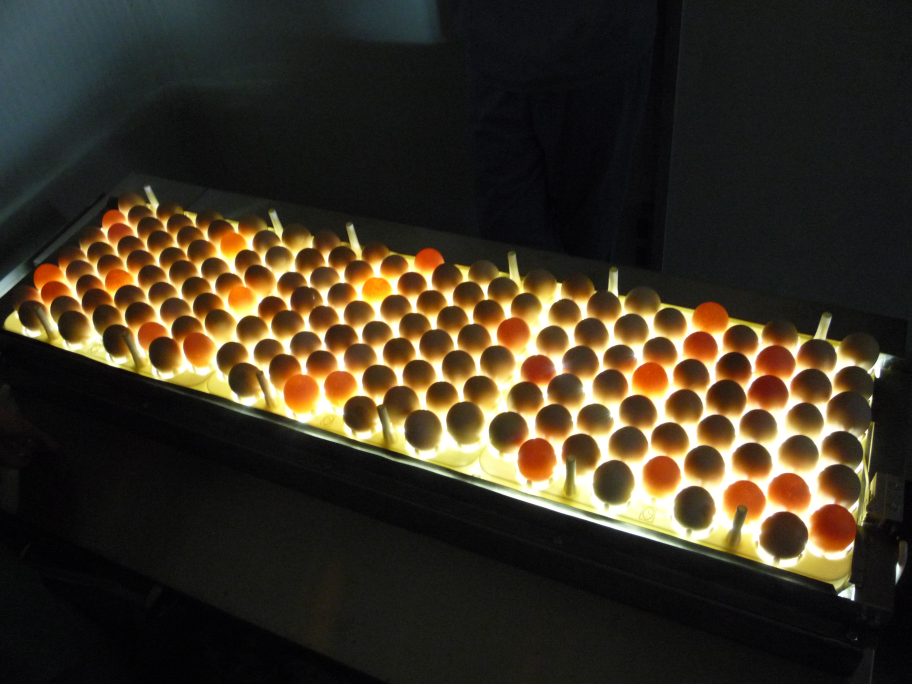
#> input picture cracked-egg-detection-master/images/17.jpg, 3648 x 2736 px, given in place of the camera (shown at 1/4 size)
$ jupyter execute --allow-errors cracked-egg-detection.ipynb   (text cells are left out)
#> lines starting #> are read from the running program, lines starting #| are printed output that depends on the picture; after the words box and inside, x2 and y2 are one past the last pixel; in counts of white or black regions, pixels touching at a corner belong together
[cell 1]
import cv2
import numpy as np
import matplotlib.pyplot as plt

[cell 2]
camera = cv2.VideoCapture(0)
if not camera.isOpened():
    print("Error: Could not open camera.")
    exit()
ret, frame = camera.read()
#> frame is the input picture: shape (2736, 3648, 3); mean B, G, R 35.9, 50.6, 59.2
if not ret:
    print("Error: Could not capture frame.")
    exit()

camera.release()

cv2.imshow("Captured Image", frame)
cv2.waitKey(0)  # Wait until a key is pressed
cv2.destroyAllWindows()  # Close all OpenCV windows

[cell 3]
img_path1 = '../images/eggcandler.jpg'

img = cv2.imread(img_path1)
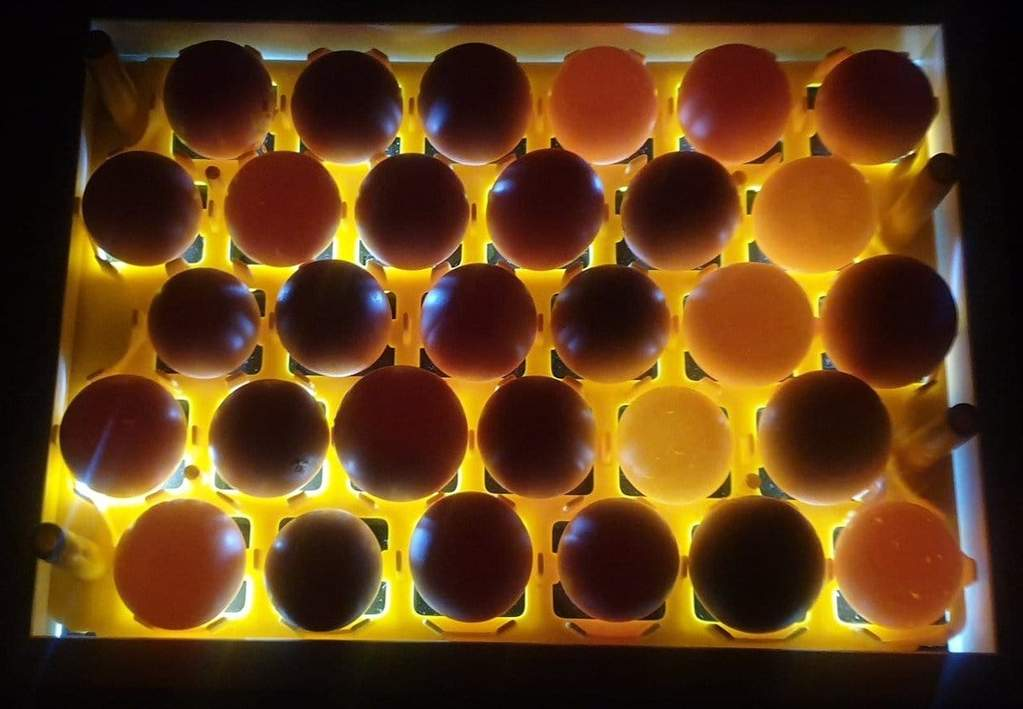
#> input picture cracked-egg-detection-master/images/eggcandler.jpg, 1023 x 709 px
#> img is the input picture: shape (709, 1023, 3); mean B, G, R 24.9, 61.9, 96.8
# img = cv2.resize(frame , (270,270))
plt.imshow(img)

[cell 4]
camera = cv2.VideoCapture(0)
if not camera.isOpened():
    print("Error: Could not open camera.")
    exit()
ret, frame = camera.read()
if not ret:
    print("Error: Could not capture frame.")
    exit()

camera.release()

cv2.imshow("Captured Image", frame)
cv2.waitKey(0)  # Wait until a key is pressed
cv2.destroyAllWindows()  # Close all OpenCV windows

[cell 5]
# plotting 30 eggs function

def plot30(egg_images, title):
    plt.figure(title)
    for index, egg_img in enumerate(egg_images):
        plt.subplot(3, 10 ,index+1)
        plt.xticks([])
        plt.yticks([])
        plt.imshow(egg_img, cmap='gray')
        plt.title('{0}'.format(index+1))

[cell 6]
### SECTION 1: PREPROCESSING
# resize for quicker processing
img_resized = cv2.resize(img, (900, 800))
# rgb version
img_resized_rgb = cv2.cvtColor(img_resized, cv2.COLOR_BGR2RGB)
# convert to grayscale for processing
img_gray = cv2.cvtColor(img_resized, cv2.COLOR_BGR2GRAY)
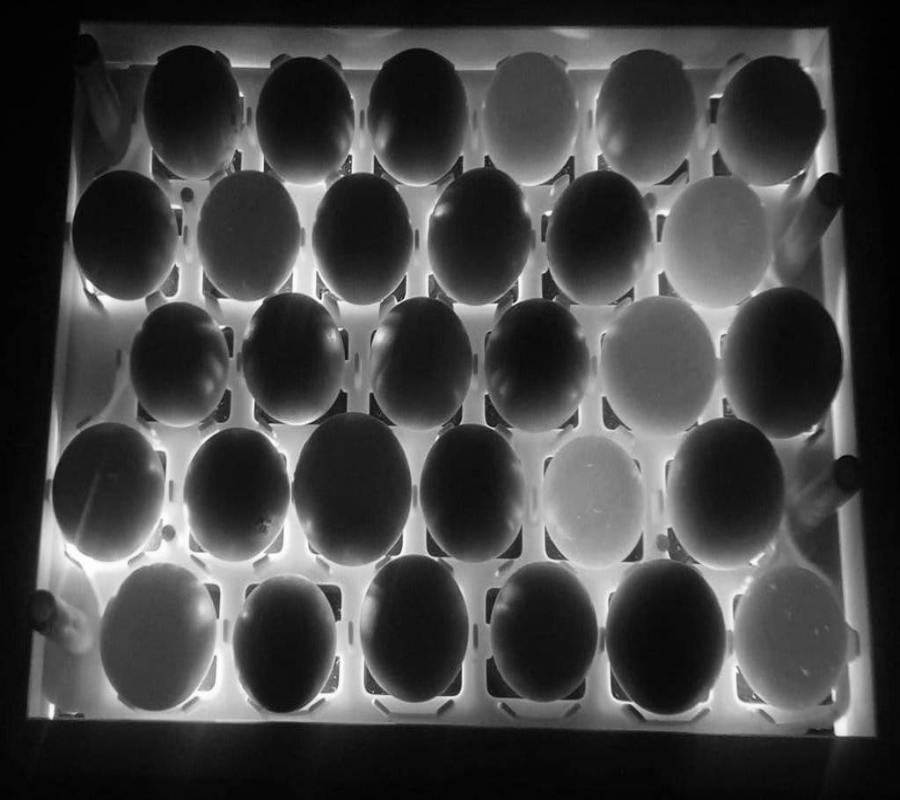
#> img_gray: shape (800, 900); min 1, max 254, mean 68

[cell 7]
plt.figure()
plt.title('Image of Eggs')
plt.imshow(img_resized_rgb)
plt.show()

[cell 8]
### SECTION 2: EGG IDENTIFICATION FROM 900x900
# hough circles
circles = cv2.HoughCircles(img_gray, cv2.HOUGH_GRADIENT, 1, 50, param1=30, param2=40, minRadius=50, maxRadius=70)
#> circles = [[657.5, 357.5, 68.3], [730.5, 493.5, 68.3], [719.5, 238.5, 69.4], [293.5, 359.5, 62.8], [238.5, 491.5, 62.8], [772.5, 110.5, 58.4], [541.5, 635.5, 56.2], [122.5, 233.5, 58.4]]
detected_circles = np.uint16(np.around(circles))
#> detected_circles = [[658, 358, 68], [730, 494, 68], [720, 238, 69], [294, 360, 63], [238, 492, 63], [772, 110, 58], [542, 636, 56], [122, 234, 58]]
mask = np.ones_like(img_gray)
mask[True] = 255

egg_images = [] # each single egg image
egg_masks = [] # mask of egg with circle. egg is background due to cv2.circle fill
egg_coords = [] # coordinates of the egg box. to be used for cv2.rectangle in output
for x, y, r in detected_circles[0,:]:
    cv2.circle(mask, (x,y), r, (0,255,0), -1)
    egg_images.append(img_gray[y-r:y+r,x-r:x+r])
    egg_masks.append(mask[y-r:y+r,x-r:x+r])
    # coordinates of the box
    x, y, w, h = x-r, y-r, r*2, r*2
    egg_coords.append((x, y, w, h))
#> this loop made 8 passes
#> (x, y, r, w, h) on passes 1 to 8: (590, 290, 68, 136, 136), (662, 426, 68, 136, 136), (651, 169, 69, 138, 138), (231, 297, 63, 126, 126), (175, 429, 63, 126, 126), (714, 52, 58, 116, 116), (486, 580, 56, 112, 112), (64, 176, 58, 116, 116)
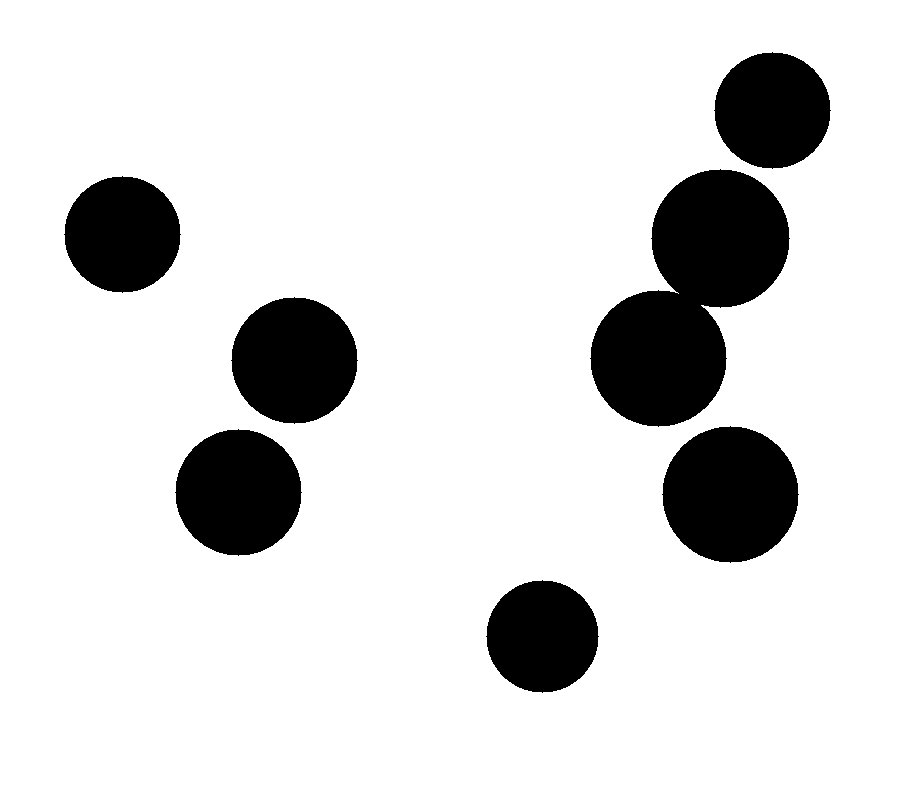
#> mask: shape (800, 900); 86.1% white; 7 black regions, largest, box (x1, y1, x2, y2) and area: (590, 169, 790, 427) 29424, (662, 426, 799, 563) 14505, (231, 297, 358, 424) 12453
#> after the loop, egg_coords = [(590, 290, 136, 136), (662, 426, 136, 136), (651, 169, 138, 138), (231, 297, 126, 126), (175, 429, 126, 126), (714, 52, 116, 116), (486, 580, 112, 112), (64, 176, 116, 116)]; egg_images = 8 items; egg_masks = 8 items

[cell 9]
# PLOT: highlighted eggs
plt.figure('highlighted eggs')
plt.title('Highlighted Eggs')
plt.imshow(mask, cmap='gray')
plt.show()

[cell 10]
# PLOT: extracted eggs
plot30(egg_images, 'extracted eggs')
#> the loop in plot30, `for index, egg_img in enumerate(egg_images):` made 8 passes
plt.show()

[cell 11]
# PLOT: egg masks
plot30(egg_masks, 'egg masks')
#> the loop in plot30 (call 2), `for index, egg_img in enumerate(egg_images):` made 8 passes
plt.show()

[cell 12]
# SECTION 3: INDIVIDUAL EGG EXTRACTION
# cropping out the egg using the mask
eggs_cropped = []
for egg_img, egg_mask in zip(egg_images, egg_masks):
    # change egg to foreground
    egg_mask = cv2.bitwise_not(egg_mask)
    # erode egg mask to cover guaranteed egg region only
    egg_mask = cv2.erode(egg_mask, cv2.getStructuringElement(cv2.MORPH_RECT, (5,5)), iterations=3)
    # apply mask to the egg
    egg_crop = cv2.bitwise_and(egg_img, egg_mask)

    eggs_cropped.append(egg_crop)
#> this loop made 8 passes
#> pass 1, `egg_crop = cv2.bitwise_and(egg_img, egg_mask)`:
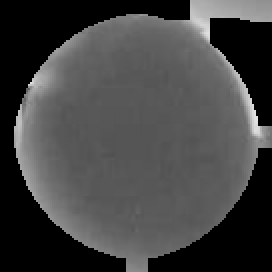
#> egg_crop: shape (136, 136) (shown 2 times larger); min 0, max 225, mean 67.6
#> after the loop, eggs_cropped = 8 items

[cell 13]
# PLOT: individual cropped eggs
plot30(eggs_cropped, 'cropped eggs')
plt.show()

[cell 14]
# SECTION 4: ABNORMALITY DETECTION
def analyze_egg(single_egg):
    # Apply image processing techniques to detect blood vessels or other signs
    # You would need to define the specific techniques based on your hardware and egg type

    # Example: Using Canny edge detection to detect blood vessels
    edges = cv2.Canny(single_egg, threshold1=30, threshold2=70)

    # Count the number of detected blood vessels
    num_blood_vessels = len(edges[edges > 0])
    print(num_blood_vessels)
    # Set a threshold to determine if the egg is fertilized or not
    fertilization_threshold = 600
    is_fertilized = num_blood_vessels >= fertilization_threshold

      # Get the average brightness of the egg.
    avg_brightness = np.mean(egg_img)

    # If the average brightness is greater than a certain threshold, then the egg is fertilized.
    if avg_brightness > 35:
        is_fertilized = False
    else:
        is_fertilized = True

    return is_fertilized

def abnormal(egg, style):
    if style == 1:
        # apply canny edge detector to find abnormalities
        egg_abn = cv2.Canny(egg_img, 150, 100)
    elif style == 2:
        # adaptive thres
        egg_abn = cv2.adaptiveThreshold(egg_img, 255, cv2.ADAPTIVE_THRESH_GAUSSIAN_C, cv2.THRESH_BINARY_INV, 11, 7)
    return egg_abn

egg_abnormals = []
eggs_fertilized = []
img_output = img_resized_rgb.copy()
for index, (egg_img, egg_mask, egg_coord) in enumerate(zip(eggs_cropped, egg_masks, egg_coords)):
    x, y, w, h = egg_coord
    egg_status = analyze_egg(egg_img)
    eggs_fertilized.append(egg_status)
    if egg_status:
        cv2.rectangle(img_output, (x,y),(x+w,y+h), (0,255,0), 2)
        cv2.putText(img_output,f'Fertilized {index}', (x,y-10), cv2.FONT_HERSHEY_SIMPLEX,0.9,(0,255,0),2)

    # use either canny edge or adaptive threshold method to detect abnormalities
    egg_abn = abnormal(egg_img, 1)

    # change egg to foreground
    egg_mask = cv2.bitwise_not(egg_mask)
    # erode egg mask to cover egg region only
    egg_mask = cv2.erode(egg_mask, cv2.getStructuringElement(cv2.MORPH_RECT, (5,5)), iterations=9)
    # remove outline
    egg_abn = cv2.bitwise_and(egg_abn, egg_mask)

    egg_abnormals.append(egg_abn)
#> this loop made 8 passes
#> (x, y, w, h, num_blood_vessels in analyze_egg, avg_brightness in analyze_egg, egg_status) on passes 1 to 8: (590, 290, 136, 136, 701, 67.58, False), (662, 426, 136, 136, 607, 27.41, True), (651, 169, 138, 138, 752, 75.9, False), (231, 297, 126, 126, 899, 28.92, True), (175, 429, 126, 126, 747, 32.19, True), (714, 52, 116, 116, 388, 18.08, True), (486, 580, 112, 112, 393, 15.07, True), (64, 176, 116, 116, 419, 14.74, True)
#| 701
#| 607
#| 752
#| 899
#| 747
#| 388
#| 393
#| 419
#> pass 1, in analyze_egg, `edges = cv2.Canny(single_egg, threshold1=30, threshold2=70)`:
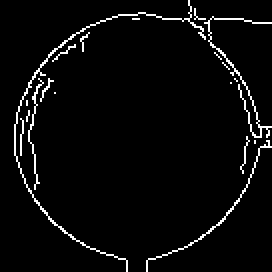
#> edges: shape (136, 136) (shown 2 times larger); 3.8% white in thin lines or dots
#> pass 1, `egg_mask = cv2.erode(egg_mask, cv2.getStructuringElement(cv2.MORPH_REC..`:
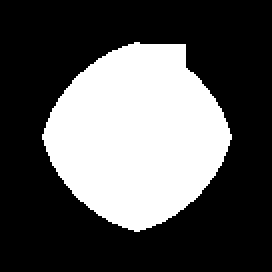
#> egg_mask: shape (136, 136) (shown 2 times larger); 33.8% white; 1 white region, box (x1, y1, x2, y2) and area: (21, 21, 116, 116) 6244
#> after the loop:
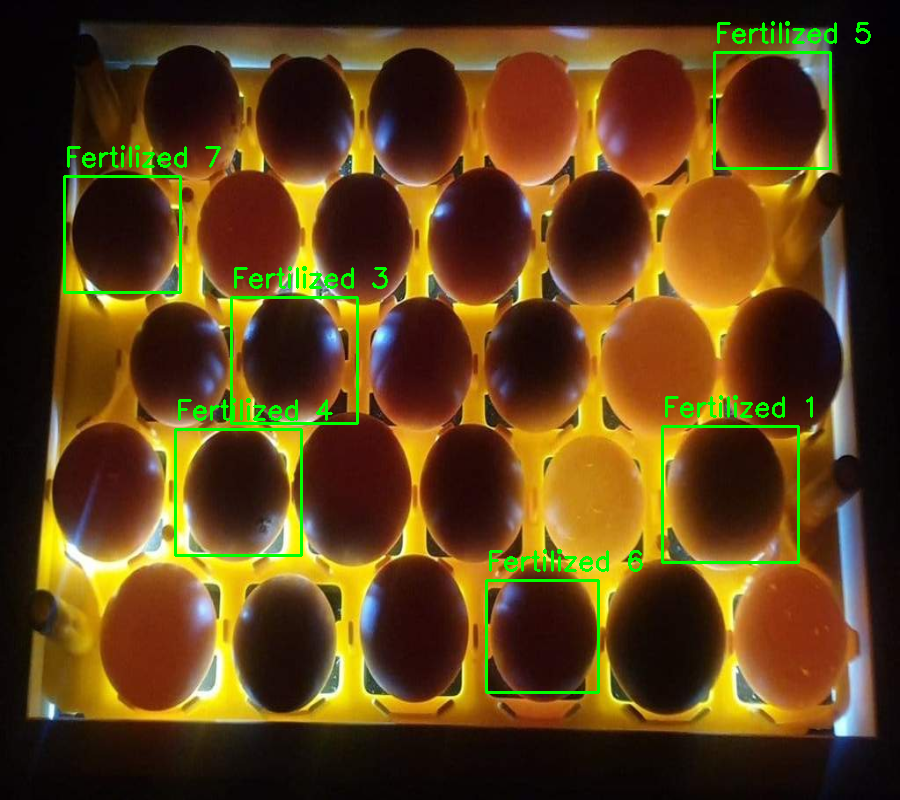
#> img_output: shape (800, 900, 3); mean R, G, B 93.7, 65.1, 24
#> after the loop, egg_abnormals = 8 items; eggs_fertilized = [False, True, False, True, True, True, True, True]

plt.figure('Feterlized Eggs')
plt.title('Feterlized Eggs')
plt.imshow(img_output)
plt.show()

[cell 15]
def get_brightness(img):
  """Computes the average brightness of an image."""
  gray = cv2.cvtColor(img, cv2.COLOR_BGR2GRAY)
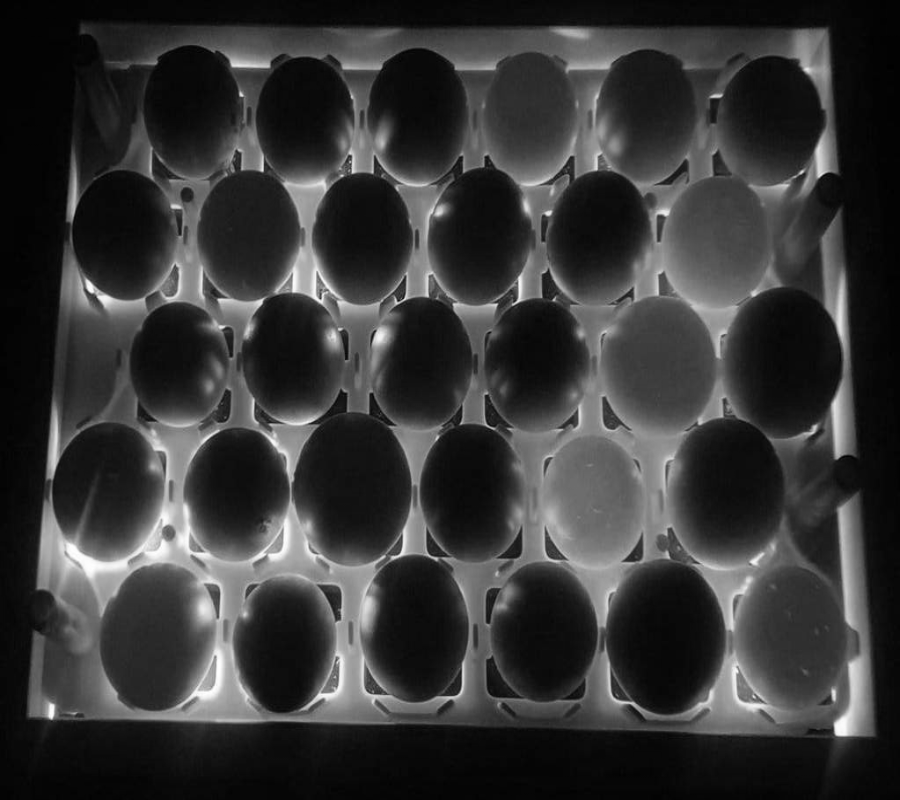
#> gray: shape (800, 900); min 0, max 255, mean 54.7
  avg = np.mean(gray)
#> avg = 54.75
  return avg

def show_darker_and_lighter_eggs(img):
  """Shows which eggs in an image are darker and which are lighter."""

  # Convert the image to grayscale.
  gray = cv2.cvtColor(img, cv2.IMREAD_GRAYSCALE)

  # Compute the average brightness of the image.
  avg = get_brightness(img_resized_rgb)
#> avg = 54.75

  # Create a binary mask to separate the eggs from the background.
  mask = np.zeros(gray.shape, dtype=np.uint8)
  for row in range(gray.shape[0]):
    for col in range(gray.shape[1]):
      if gray[row, col] > avg:
        mask[row, col] = 255
#> mask: shape (800, 900, 4); every value is 0

  # Find the contours of the eggs.
  contours, hierarchy = cv2.findContours(mask, cv2.RETR_EXTERNAL, cv2.CHAIN_APPROX_SIMPLE)

  # Draw contours around the eggs.
  for contour in contours:
    cv2.drawContours(img, [contour], -1, (0, 255, 0), 2)

  # Display the image with the contours drawn around the eggs.
  cv2.imshow('Image', img)
  cv2.waitKey(0)

# Show the darker and lighter eggs.
#> (the rest of this cell did not finish here and is left out)

[cell 16]
# PLOT: abnormality in eggs
# this is what determines if an egg is cracked or not
plot30(egg_abnormals, 'abnormality eggs')
plt.show()
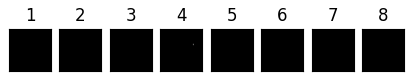
#> figure drawn by matplotlib, 8 panels

[cell 17]
# SECTION 5: CLASSIFICATION - CALCULATE ABNORMALITY LEVEL OF EGGS
# abnormality correlates to the sum of white pixels
count = []
img_output = img_resized_rgb.copy()
for egg_img, egg_coord in zip(egg_abnormals, egg_coords):
    x, y, w, h = egg_coord
    count.append(np.count_nonzero(egg_img))

    # different count thres for canny and adaptive thres methods
    canny_thres = (70, 20)
    adaptive_thres = (300, 200)
    large_impure, medium_impure = canny_thres # change this depending on canny_thres or adaptive_thres method
    if count[-1] > large_impure:
        # print("large impurity")
        cv2.rectangle(img_output, (x,y),(x+w,y+h), (255,0,0), 3)
    elif count[-1] > medium_impure:
        # print("medium impurity")
        cv2.rectangle(img_output, (x,y),(x+w,y+h), (255,255,0), 3)
#> this loop made 8 passes
#> after the loop, count = [0, 0, 0, 5, 0, 0, 0, 0]

[cell 18]
# PLOT: COUNT OF ABNORMALITIES
plt.figure('count')
plt.hist(count, bins=8, edgecolor='black')
plt.title('Histogram of Abnormalities (White Pixels)')
plt.ylabel('Number of Eggs')
plt.xlabel('Bins (Count of White Pixels)')
plt.show()
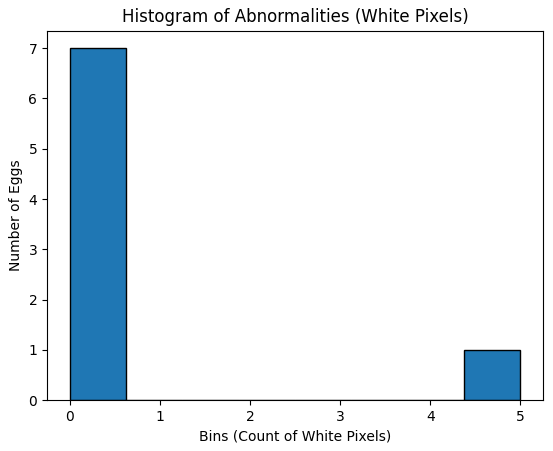
#> figure drawn by matplotlib, 1 panel; tallest bar 7 high, from x = 0 to 0.625
